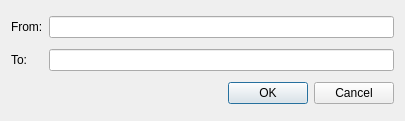
<?xml version="1.0" encoding="UTF-8"?>
<ui version="4.0">
 <class>AddMappingDialog</class>
 <widget class="QDialog" name="AddMappingDialog">
  <property name="geometry">
   <rect>
    <x>0</x>
    <y>0</y>
    <width>405</width>
    <height>121</height>
   </rect>
  </property>
  <property name="windowTitle">
   <string>Add Mapping</string>
  </property>
  <property name="windowIcon">
   <iconset resource="KicadHelper.qrc">
    <normaloff>:/KicadHelper/kicad.png</normaloff>:/KicadHelper/kicad.png</iconset>
  </property>
  <layout class="QGridLayout" name="gridLayout">
   <item row="0" column="0">
    <widget class="QLabel" name="label">
     <property name="text">
      <string>From:</string>
     </property>
    </widget>
   </item>
   <item row="0" column="1">
    <widget class="QLineEdit" name="leFromText"/>
   </item>
   <item row="1" column="0">
    <widget class="QLabel" name="label_2">
     <property name="text">
      <string>To:</string>
     </property>
    </widget>
   </item>
   <item row="1" column="1">
    <widget class="QLineEdit" name="leToText"/>
   </item>
   <item row="2" column="0" colspan="2">
    <widget class="QDialogButtonBox" name="buttonBox">
     <property name="orientation">
      <enum>Qt::Horizontal</enum>
     </property>
     <property name="standardButtons">
      <set>QDialogButtonBox::Cancel|QDialogButtonBox::Ok</set>
     </property>
    </widget>
   </item>
  </layout>
 </widget>
 <resources>
  <include location="KicadHelper.qrc"/>
 </resources>
 <connections>
  <connection>
   <sender>buttonBox</sender>
   <signal>rejected()</signal>
   <receiver>AddMappingDialog</receiver>
   <slot>reject()</slot>
   <hints>
    <hint type="sourcelabel">
     <x>316</x>
     <y>260</y>
    </hint>
    <hint type="destinationlabel">
     <x>286</x>
     <y>274</y>
    </hint>
   </hints>
  </connection>
 </connections>
</ui>
